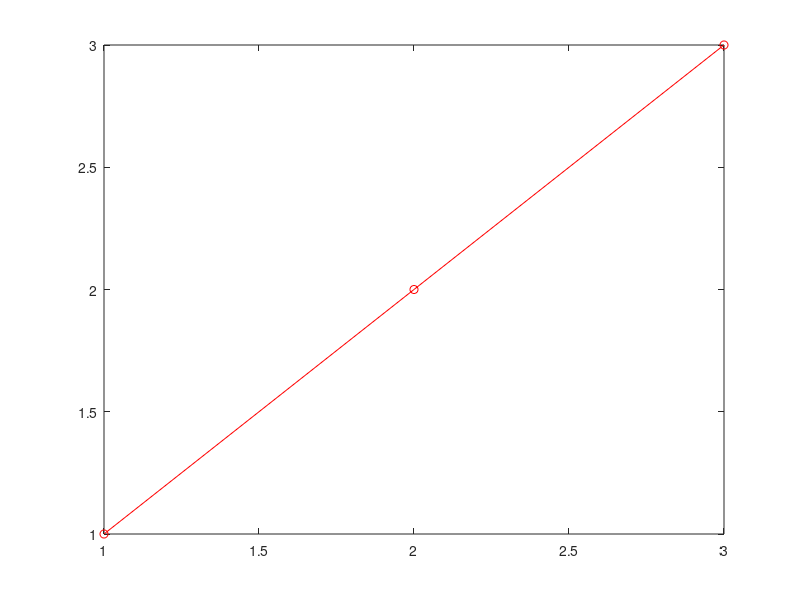

Source code (MATLAB):
%% Simulate a viral invasion - SV lytic model

%% TO BE DONE LATER

% This script demonstrates the function $\sin(x)$ and its LaTeX rendering.
% Consider the SV model for lytic infections with susceptible cells (S) and free viruses (V) given by,
% $$ \dot{S} = bS $$
% $$ \dot{S} = bS $$

S = 1:3;
plot(S,S,'-ro');
